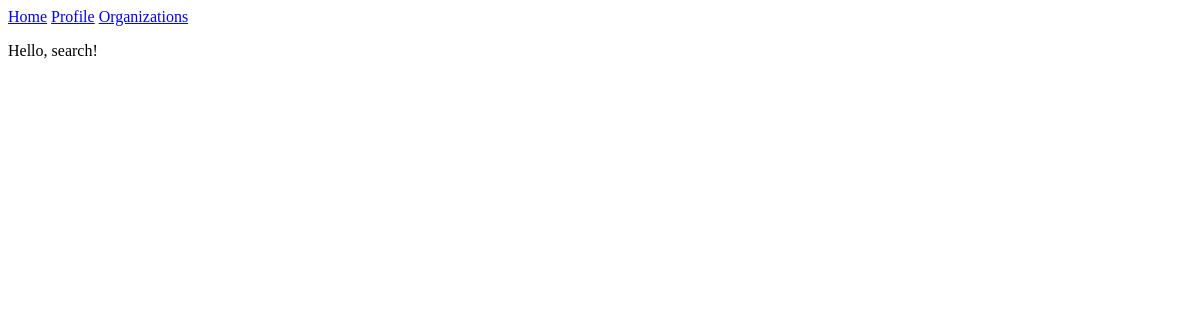
Page /orgs/ on the earlier database version.
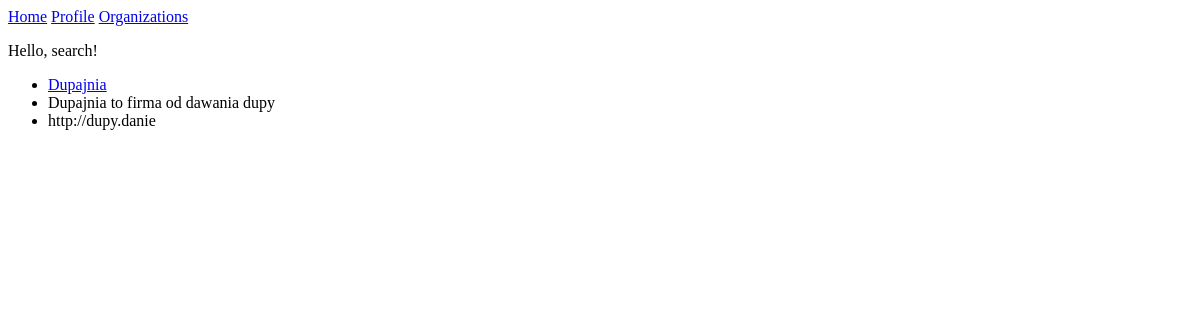
Same page on the later database version.
### organizations/models.py (models this page shows)
class Organization(models.Model):
    name = models.CharField(max_length=128)
    description = models.CharField(blank=True, max_length=1024)
    webpage = models.URLField(blank=True, max_length=256)
    image = models.ImageField(blank=True, upload_to=path_and_rename_organization)
    currency_code = models.CharField(blank=False, max_length=3)
    budget = models.IntegerField()
    tokens_per_person = models.PositiveIntegerField(blank=False)

### organizations/views.py (the view)
# urls.py: path("", views.search, name="search"),
def search(request):
    return render(request, "organizations/search.html", {
        "orgs": Organization.objects.all()
    })

### organizations/templates/organizations/search.html
{% extends "layout_main.html" %}
{% block content %}
    <p>Hello, search!</p>
    {% for org in orgs %}
        <ul>
            <li><a href="{% url 'organizations:organization' org_id=org.id %}">{{ org.name }}</a></li>
            <li>{{ org.description }}</li>
            <li>{{ org.webpage }}</li>
        </ul>
    {% endfor %}
{% endblock %}

Differences in the rows shown:
added Organization: name "Dupajnia", description "Dupajnia to firma od dawania dupy", webpage "http://dupy.danie"
